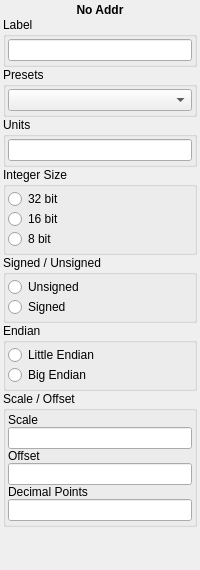
       <widget class="QWidget" name="tabAxis2">
        <attribute name="title">
         <string>Y Axis</string>
        </attribute>
        <layout class="QVBoxLayout" name="verticalLayout_5">
         <property name="spacing">
          <number>0</number>
         </property>
         <property name="margin">
          <number>3</number>
         </property>
         <item>
          <widget class="QLabel" name="addrAxis2">
           <property name="font">
            <font>
             <weight>75</weight>
             <bold>true</bold>
            </font>
           </property>
           <property name="text">
            <string>No Addr</string>
           </property>
           <property name="alignment">
            <set>Qt::AlignCenter</set>
           </property>
          </widget>
         </item>
         <item>
          <widget class="QGroupBox" name="group_labelAxis2">
           <property name="sizePolicy">
            <sizepolicy hsizetype="Preferred" vsizetype="Minimum">
             <horstretch>0</horstretch>
             <verstretch>0</verstretch>
            </sizepolicy>
           </property>
           <property name="title">
            <string>Label</string>
           </property>
           <layout class="QGridLayout" name="gridLayout_7">
            <property name="leftMargin">
             <number>2</number>
            </property>
            <property name="topMargin">
             <number>2</number>
            </property>
            <property name="rightMargin">
             <number>2</number>
            </property>
            <property name="bottomMargin">
             <number>3</number>
            </property>
            <property name="spacing">
             <number>0</number>
            </property>
            <item row="0" column="0">
             <widget class="QLineEdit" name="labelAxis2"/>
            </item>
           </layout>
          </widget>
         </item>
         <item>
          <widget class="QGroupBox" name="group_presetAxis2">
           <property name="sizePolicy">
            <sizepolicy hsizetype="Preferred" vsizetype="Minimum">
             <horstretch>0</horstretch>
             <verstretch>0</verstretch>
            </sizepolicy>
           </property>
           <property name="title">
            <string>Presets</string>
           </property>
           <layout class="QGridLayout" name="gridLayout_6">
            <property name="leftMargin">
             <number>2</number>
            </property>
            <property name="topMargin">
             <number>2</number>
            </property>
            <property name="rightMargin">
             <number>2</number>
            </property>
            <property name="bottomMargin">
             <number>3</number>
            </property>
            <property name="spacing">
             <number>0</number>
            </property>
            <item row="0" column="0">
             <widget class="QComboBox" name="presetAxis2"/>
            </item>
           </layout>
          </widget>
         </item>
         <item>
          <widget class="QGroupBox" name="group_unitsAxis2">
           <property name="sizePolicy">
            <sizepolicy hsizetype="Preferred" vsizetype="Minimum">
             <horstretch>0</horstretch>
             <verstretch>0</verstretch>
            </sizepolicy>
           </property>
           <property name="title">
            <string>Units</string>
           </property>
           <layout class="QGridLayout" name="gridLayout_10">
            <property name="leftMargin">
             <number>2</number>
            </property>
            <property name="topMargin">
             <number>2</number>
            </property>
            <property name="rightMargin">
             <number>2</number>
            </property>
            <property name="bottomMargin">
             <number>3</number>
            </property>
            <property name="spacing">
             <number>0</number>
            </property>
            <item row="0" column="0">
             <widget class="QLineEdit" name="unitsAxis2"/>
            </item>
           </layout>
          </widget>
         </item>
         <item>
          <widget class="QGroupBox" name="group_sizeAxis2">
           <property name="sizePolicy">
            <sizepolicy hsizetype="Preferred" vsizetype="Minimum">
             <horstretch>0</horstretch>
             <verstretch>0</verstretch>
            </sizepolicy>
           </property>
           <property name="title">
            <string>Integer Size</string>
           </property>
           <layout class="QVBoxLayout" name="verticalLayout_6">
            <property name="spacing">
             <number>0</number>
            </property>
            <property name="leftMargin">
             <number>2</number>
            </property>
            <property name="topMargin">
             <number>2</number>
            </property>
            <property name="rightMargin">
             <number>2</number>
            </property>
            <property name="bottomMargin">
             <number>3</number>
            </property>
            <item>
             <widget class="QRadioButton" name="button_32bitAxis2">
              <property name="text">
               <string>32 bit</string>
              </property>
             </widget>
            </item>
            <item>
             <widget class="QRadioButton" name="button_16bitAxis2">
              <property name="text">
               <string>16 bit</string>
              </property>
             </widget>
            </item>
            <item>
             <widget class="QRadioButton" name="button_8bitAxis2">
              <property name="text">
               <string>8 bit</string>
              </property>
             </widget>
            </item>
           </layout>
          </widget>
         </item>
         <item>
          <widget class="QGroupBox" name="group_signedAxis2">
           <property name="sizePolicy">
            <sizepolicy hsizetype="Preferred" vsizetype="Minimum">
             <horstretch>0</horstretch>
             <verstretch>0</verstretch>
            </sizepolicy>
           </property>
           <property name="title">
            <string>Signed / Unsigned</string>
           </property>
           <layout class="QVBoxLayout" name="verticalLayout_7">
            <property name="spacing">
             <number>0</number>
            </property>
            <property name="leftMargin">
             <number>2</number>
            </property>
            <property name="topMargin">
             <number>2</number>
            </property>
            <property name="rightMargin">
             <number>2</number>
            </property>
            <property name="bottomMargin">
             <number>3</number>
            </property>
            <item>
             <widget class="QRadioButton" name="unsignedAxis2">
              <property name="text">
               <string>Unsigned</string>
              </property>
             </widget>
            </item>
            <item>
             <widget class="QRadioButton" name="signedAxis2">
              <property name="text">
               <string>Signed</string>
              </property>
             </widget>
            </item>
           </layout>
          </widget>
         </item>
         <item>
          <widget class="QGroupBox" name="group_endianAxis2">
           <property name="sizePolicy">
            <sizepolicy hsizetype="Preferred" vsizetype="Minimum">
             <horstretch>0</horstretch>
             <verstretch>0</verstretch>
            </sizepolicy>
           </property>
           <property name="title">
            <string>Endian</string>
           </property>
           <layout class="QVBoxLayout" name="verticalLayout_8">
            <property name="spacing">
             <number>0</number>
            </property>
            <property name="leftMargin">
             <number>2</number>
            </property>
            <property name="topMargin">
             <number>2</number>
            </property>
            <property name="rightMargin">
             <number>2</number>
            </property>
            <property name="bottomMargin">
             <number>3</number>
            </property>
            <item>
             <widget class="QRadioButton" name="littleEndianAxis2">
              <property name="text">
               <string>Little Endian</string>
              </property>
             </widget>
            </item>
            <item>
             <widget class="QRadioButton" name="bigEndianAxis2">
              <property name="text">
               <string>Big Endian</string>
              </property>
             </widget>
            </item>
           </layout>
          </widget>
         </item>
         <item>
          <widget class="QGroupBox" name="group_scaleAxis2">
           <property name="sizePolicy">
            <sizepolicy hsizetype="Preferred" vsizetype="Minimum">
             <horstretch>0</horstretch>
             <verstretch>0</verstretch>
            </sizepolicy>
           </property>
           <property name="title">
            <string>Scale / Offset</string>
           </property>
           <layout class="QVBoxLayout" name="verticalLayout_9">
            <property name="spacing">
             <number>0</number>
            </property>
            <property name="leftMargin">
             <number>2</number>
            </property>
            <property name="topMargin">
             <number>2</number>
            </property>
            <property name="rightMargin">
             <number>2</number>
            </property>
            <property name="bottomMargin">
             <number>3</number>
            </property>
            <item>
             <widget class="QLabel" name="label_scaleAxis2">
              <property name="text">
               <string>Scale</string>
              </property>
              <property name="buddy">
               <cstring>edit_scaleMap</cstring>
              </property>
             </widget>
            </item>
            <item>
             <widget class="QLineEdit" name="edit_scaleAxis2"/>
            </item>
            <item>
             <widget class="QLabel" name="label_offsetAxis2">
              <property name="text">
               <string>Offset</string>
              </property>
              <property name="buddy">
               <cstring>edit_offsetMap</cstring>
              </property>
             </widget>
            </item>
            <item>
             <widget class="QLineEdit" name="edit_offsetAxis2"/>
            </item>
            <item>
             <widget class="QLabel" name="label_dpAxis2">
              <property name="text">
               <string>Decimal Points</string>
              </property>
              <property name="buddy">
               <cstring>edit_scaleMap</cstring>
              </property>
             </widget>
            </item>
            <item>
             <widget class="QLineEdit" name="edit_dpAxis2"/>
            </item>
           </layout>
          </widget>
         </item>
         <item>
          <spacer name="verticalSpacer_3">
           <property name="orientation">
            <enum>Qt::Vertical</enum>
           </property>
           <property name="sizeHint" stdset="0">
            <size>
             <width>20</width>
             <height>40</height>
            </size>
           </property>
          </spacer>
         </item>
        </layout>
       </widget>
